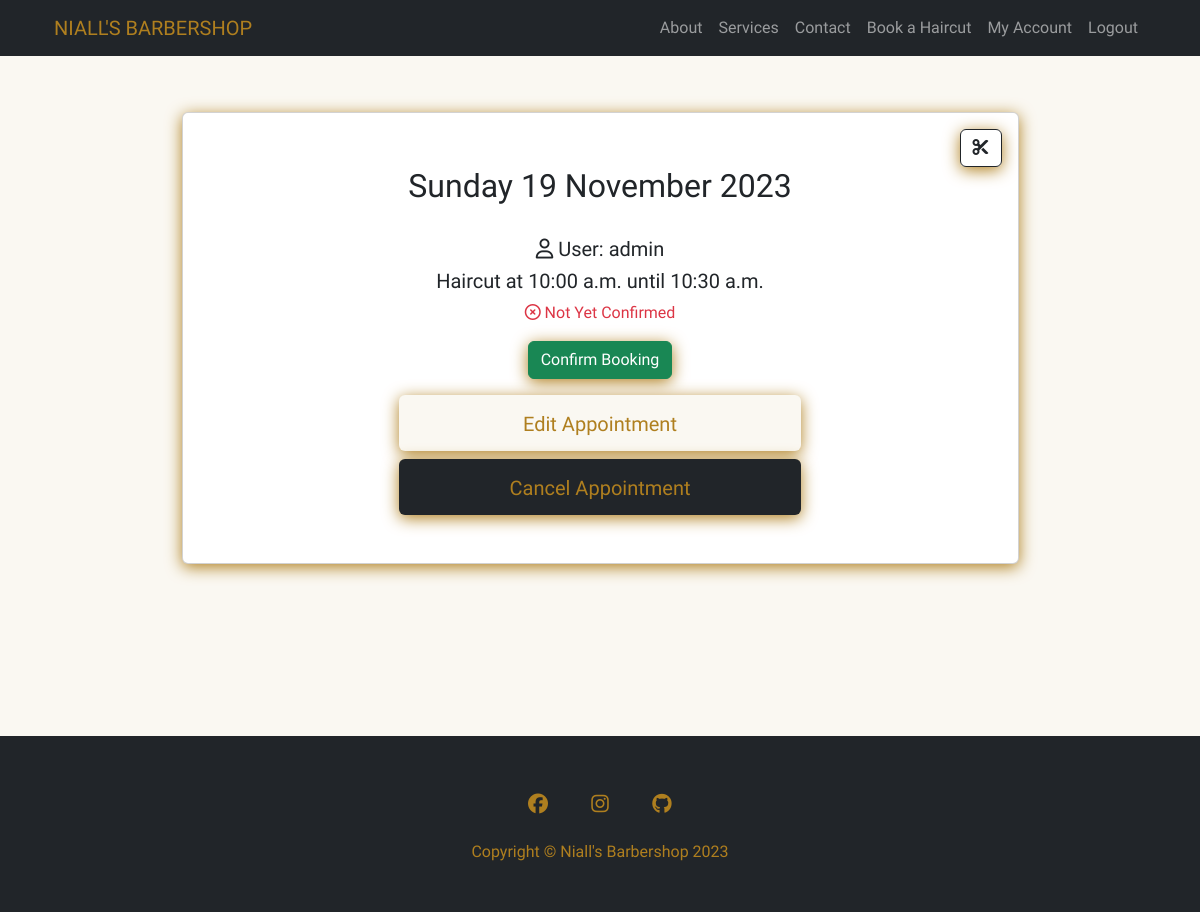
/booking/42/ (signed in), run on an earlier commit of the app's database.
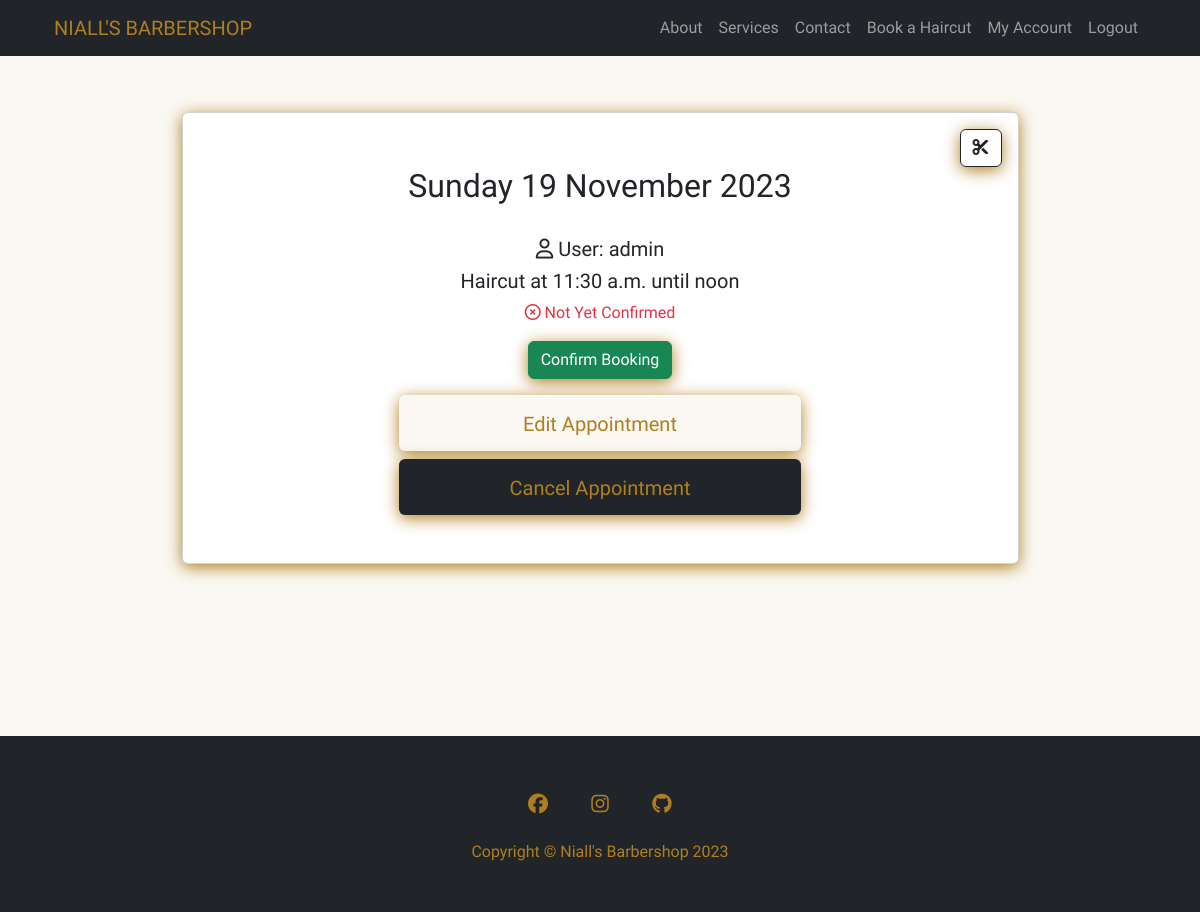
And on a later commit of the database.
### booking_system/models.py (models this page shows, shortened)
class Booking(models.Model):
    username = models.ForeignKey(User, on_delete=models.CASCADE,
                                 related_name='username_booking')
    date_of_booking = models.DateField()
    service_name = models.ForeignKey(Services, on_delete=models.CASCADE,
                                     related_name='service_name_booking')
    start_time = models.TimeField(choices=BOOKING_TIME)
    end_time = models.TimeField(editable=False, blank=True, null=True)
    confirmed = models.BooleanField(default=False)
    message = models.CharField(max_length=500, blank=True)
    class Meta:
        ordering = ['date_of_booking', 'start_time']

class Services(models.Model):
    service_name = models.CharField(max_length=250)
    session_length = models.DurationField()
    cost = models.DecimalField(max_digits=8, decimal_places=2)
    description = models.CharField(max_length=500, blank=True)
    def __str__(self):
        return self.service_name

### booking_system/views.py (the view)
# urls.py: path('booking/<int:pk>/', views.BookingDetailView.as_view(),
class BookingDetailView(LoginRequiredMixin, UserPassesTestMixin, DetailView):
    model = Booking
    def test_func(self):
        booking = self.get_object()
        return (self.request.user == booking.username or
                self.request.user.is_superuser)

### booking_system/templates/booking_system/booking_detail.html (shortened to what this page needs)
{% extends "base.html" %} {% block content %} {% load account %}
<div class="container mt-5">
  <div class="d-flex justify-content-center push-down">
    <div class="card gold-shadow p-3 m-3 text-center w-75 pb-5">
      <div class="d-flex justify-content-end ">
        <a href="{% url 'booking-home' %}" class="btn btn-outline-dark gold-shadow custom-close-btn"><i class="fa-solid fa-scissors"></i></a>
      </div>
      <div>
        <h2 class="text-center">{{ booking.date_of_booking|date:"l j F Y" }}</h2><br>
      </div>
      {% if user.is_superuser %}
      <h5><i class="fa-regular fa-user"></i> User: {{ booking.username }}</h5>
      {% endif %}
      <h5>
        {{ booking.service_name }} at {{ booking.start_time|date:"g:i a" }} until
        {{ booking.end_time }}</h5>
      {% if booking.confirmed %}
        <p class="text-success"><i class="fa-regular fa-circle-check"></i> Booking Confirmed</p>
        {% else %}
        <p class="text-danger"><i class="fa-regular fa-circle-xmark"></i> Not Yet Confirmed</p>
        {% if user.is_superuser %}
        <form method="post" action="{% url 'confirm-booking' pk=object.pk %}">
          <button type="submit" class="btn btn-success mb-3 gold-shadow">Confirm Booking</button>
      </form>        {% endif %}
          {% endif %}
      <div class="d-grid gap-2 col-6 mx-auto">
         <a
          href="{% url 'booking-update' booking.id %}"
          class="btn custom-button-light-gold pt-3"
          type="button"
          ><h5>Edit Appointment</h5></a
        >
        <a
          href="{%  url 'booking-delete' booking.id  %}"
          class="btn custom-button-dark-gold pt-3 light-text"
          type="button"
          ><h5>Cancel Appointment</h5></a
        >
      </div>
    </div>
  </div>
</div>
{% endblock %}

What changed in the data, as far as the page shows it:
changed Booking "admin": start_time "10:00 a.m." → "11:30 a.m."; end_time "10:30 a.m." → "noon"
